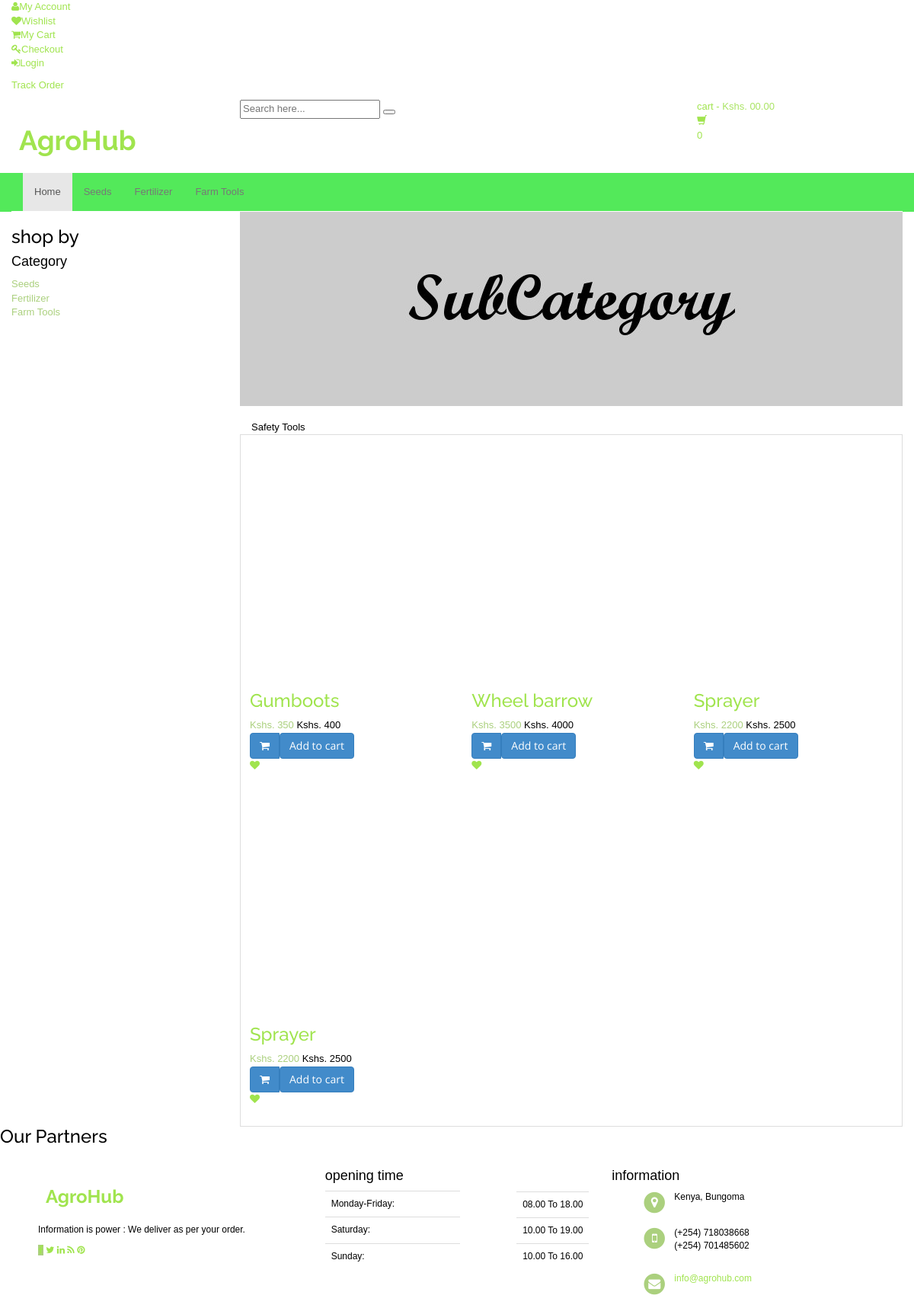
The app's page /admin/sub-category1.php?scid=19 with its own data.
### tables this page shows
CREATE TABLE `category` (
  `id` int(11) NOT NULL,
  `categoryName` varchar(255) DEFAULT NULL,
  `categoryDescription` longtext DEFAULT NULL,
  `creationDate` timestamp NOT NULL DEFAULT current_timestamp(),
  `updationDate` varchar(255) DEFAULT NULL
);

CREATE TABLE `subcategory` (
  `id` int(11) NOT NULL,
  `categoryid` int(11) DEFAULT NULL,
  `subcategory` varchar(255) DEFAULT NULL,
  `creationDate` timestamp NULL DEFAULT current_timestamp(),
  `updationDate` varchar(255) DEFAULT NULL
);

CREATE TABLE `products` (
  `id` int(11) NOT NULL,
  `category` int(11) NOT NULL,
  `subCategory` int(11) DEFAULT NULL,
  `productName` varchar(255) DEFAULT NULL,
  `productCompany` varchar(255) DEFAULT NULL,
  `productPrice` int(11) DEFAULT NULL,
  `productPriceBeforeDiscount` int(11) DEFAULT NULL,
  `productDescription` longtext DEFAULT NULL,
  `productImage1` varchar(255) DEFAULT NULL,
  `productImage2` varchar(255) DEFAULT NULL,
  `productImage3` varchar(255) DEFAULT NULL,
  `shippingCharge` int(11) DEFAULT NULL,
  `productAvailability` varchar(255) DEFAULT NULL,
  `postingDate` timestamp NULL DEFAULT current_timestamp(),
  `updationDate` varchar(255) DEFAULT NULL
);

### admin/sub-category1.php (the view, shortened to what this page needs)
<?php
include('includes/config.php');
$cid=intval($_GET['scid']);
?>
<!DOCTYPE html>
<html lang="en">
	<head>
	    <link rel="stylesheet" href="assets/css/bootstrap.min.css">
	    <link rel="stylesheet" href="assets/css/main.css">
	    <link rel="stylesheet" href="assets/css/green.css">
	    <link rel="stylesheet" href="assets/css/owl.carousel.css">
		<link rel="stylesheet" href="assets/css/owl.transitions.css">
		<link href="assets/css/lightbox.css" rel="stylesheet">
		<link rel="stylesheet" href="assets/css/animate.min.css">
		<link rel="stylesheet" href="assets/css/rateit.css">
		<link rel="stylesheet" href="assets/css/bootstrap-select.min.css">
		<link rel="stylesheet" href="assets/css/config.css">
		<link href="assets/css/green.css" rel="alternate stylesheet" title="Green color">
		<link href="assets/css/blue.css" rel="alternate stylesheet" title="Blue color">
		<link href="assets/css/red.css" rel="alternate stylesheet" title="Red color">
		<link href="assets/css/orange.css" rel="alternate stylesheet" title="Orange color">
		<link href="assets/css/dark-green.css" rel="alternate stylesheet" title="Darkgreen color">
		<link rel="stylesheet" href="assets/css/font-awesome.min.css">
	</head>
    <body class="cnt-home">
<header class="header-style-1">
<?php include('includes/top-header.php');?>
<?php include('includes/main-header.php');?>
<?php include('includes/menu-bar.php');?>
</header>
<div class="body-content outer-top-xs">
	<div class='container'>
		<div class='row outer-bottom-sm'>
			<div class='col-md-3 sidebar'>
	            <div class="sidebar-module-container">
	            	<h3 class="section-title">shop by</h3>
	            	<div class="sidebar-filter">
<div class="sidebar-widget wow fadeInUp outer-bottom-xs ">
	<div class="widget-header m-t-20">
		<h4 class="widget-title">Category</h4>
	</div>
	<div class="sidebar-widget-body m-t-10">
	         <?php $sql=mysql_query("select id,categoryName from category");
while($row=mysql_fetch_array($sql))
{
    ?>
		<div class="accordion">
	    	<div class="accordion-group">
	            <div class="accordion-heading">
	                <a href="category.php?cid=<?php echo htmlentities($row['id']);?>"  class="accordion-toggle collapsed">
	                   <?php echo htmlentities($row['categoryName']);?>
	                </a>
	            </div>
	        </div>
	    </div>
	    <?php } ?>
	</div>
</div>
	            	</div>
	            </div>
            </div>
			<div class='col-md-9'>
	<div id="category" class="category-carousel hidden-xs">
		<div class="item">
			<div class="image">
				<img src="assets/images/banners/cat-banner-2.jpg" alt="" class="img-responsive">
			</div>
			<div class="container-fluid">
				<div class="caption vertical-top text-left">
					<div class="big-text">
						<br />
					</div>
					       <?php $sql=mysql_query("select  subcategory  from  subcategory where id='$cid'");
while($row=mysql_fetch_array($sql))
{
    ?>
					<div class="excerpt hidden-sm hidden-md">
						<?php echo htmlentities($row['subcategory']);?>
					</div>
			<?php } ?>
				</div>
			</div>
		</div>
</div>
				<div class="search-result-container">
					<div id="myTabContent" class="tab-content">
						<div class="tab-pane active " id="grid-container">
							<div class="category-product  inner-top-vs">
							<div class="row">
			<?php
$ret=mysql_query("select * from products where subCategory='$cid'");
    $num=mysql_num_rows($ret);
if($num>0)
{
while ($row=mysql_fetch_array($ret))
{?>
		<div class="col-sm-4 col-md-4 wow fadeInUp">
			<div class="products">
	<div class="product">
		<div class="product-image">
			<div class="image">
				<a href="product-details.php?pid=<?php echo htmlentities($row['id']);?>"><img  src="assets/images/blank.gif" data-echo="admin/productimages/<?php echo htmlentities($row['productName']);?>/<?php echo htmlentities($row['productImage1']);?>" alt="" width="210" height="300"></a>
			</div>
		</div>
		<div class="product-info text-left">
			<h3 class="name"><a href="product-details.php?pid=<?php echo htmlentities($row['id']);?>"><?php echo htmlentities($row['productName']);?></a></h3>
			<div class="product-price">
				<span class="price">
					Kshs. <?php echo htmlentities($row['productPrice']);?>			</span>
										     <span class="price-before-discount">Kshs. <?php echo htmlentities($row['productPriceBeforeDiscount']);?></span>
			</div>
		</div>
					<div class="cart clearfix animate-effect">
				<div class="action">
					<ul class="list-unstyled">
						<li class="add-cart-button btn-group">
							<button class="btn btn-primary icon" data-toggle="dropdown" type="button">
								<i class="fa fa-shopping-cart"></i>
							</button>
							<a href="category.php?page=product&action=add&id=<?php echo $row['id']; ?>">
							<button class="btn btn-primary" type="button">Add to cart</button></a>
						</li>
		                <li class="lnk wishlist">
							<a class="add-to-cart" href="category.php?pid=<?php echo htmlentities($row['id'])?>&&action=wishlist" title="Wishlist">
								 <i class="icon fa fa-heart"></i>
							</a>
						</li>
					</ul>
				</div>
			</div>
			</div>
			</div>
		</div>
	  <?php
	} } else{
?>
	<div class="col-sm-4 col-md-4 wow fadeInUp">
	<h3>No Products Found</h3>
	</div>
	<?php } ?>
										</div>
							</div>
						</div>
				</div>
			</div>
		</div>
		<?php include('includes/brands-slider.php');?>
</div>
</div>
<?php include('includes/footer.php');?>
</body>
</html>

### includes/menu-bar.php (shortened to what this page needs)
<div class="header-nav animate-dropdown">
    <div class="container">
        <div class="yamm navbar navbar-default" role="navigation">
            <div class="nav-bg-class">
                <div class="navbar-collapse collapse" id="mc-horizontal-menu-collapse">
	<div class="nav-outer">
		<ul class="nav navbar-nav">
			<li class="active dropdown yamm-fw">
				<a href="index.php" data-hover="dropdown" class="dropdown-toggle">Home</a>
			</li>
              <?php $sql=mysqli_query($con,"select id,categoryName  from category limit 6");
while($row=mysqli_fetch_array($sql))
{
    ?>
			<li class="dropdown yamm">
				<a href="category.php?cid=<?php echo $row['id'];?>"> <?php echo $row['categoryName'];?></a>
			</li>
			<?php } ?>
		</ul>
		<div class="clearfix"></div>
	</div>
</div>
            </div>
        </div>
    </div>
</div>

### assets/css/green.css (style rules this page uses)
a { color: #a0e44e; }
.header-style-1 .header-nav { background: #53e95a; }
.cnt-home .header-style-1 .header-nav .navbar .navbar-nav > li.active { background: #8dce3d; }
.product .product-info .product-price .price { color: #abd07e; }
.sidebar .sidebar-module-container .sidebar-widget .sidebar-widget-body .accordion .accordion-group .accordion-heading .accordion-toggle, .sidebar .sidebar-module-container .sidebar-widget .sidebar-widget-body .accordion .accordion-group .accordion-heading .accordion-toggle:hover, .sidebar .sidebar-module-container .sidebar-widget .sidebar-widget-body .accordion .accordion-group .accordion-heading .accordion-toggle:focus, .sidebar .sidebar-module-container .sidebar-widget .sidebar-widget-body .accordion .accordion-group .accordion-heading .accordion-toggle:after { color: #abd07e; }

### assets/css/lightbox.css (style rules this page uses)
body:after { content: url(../images/close.png) url(../images/loading.gif) url(../images/prev.png) url(../images/next.png); display: none; }

### assets/css/blue.css (style rules this page uses)
a { color: #3498db; }
.header-style-1 .header-nav { background: #3498db; }
.cnt-home .header-style-1 .header-nav .navbar .navbar-nav > li.active { background: #1d6ca1; }
.product .product-info .product-price .price { color: #3498db; }
.sidebar .sidebar-module-container .sidebar-widget .sidebar-widget-body .accordion .accordion-group .accordion-heading .accordion-toggle, .sidebar .sidebar-module-container .sidebar-widget .sidebar-widget-body .accordion .accordion-group .accordion-heading .accordion-toggle:hover, .sidebar .sidebar-module-container .sidebar-widget .sidebar-widget-body .accordion .accordion-group .accordion-heading .accordion-toggle:focus, .sidebar .sidebar-module-container .sidebar-widget .sidebar-widget-body .accordion .accordion-group .accordion-heading .accordion-toggle:after { color: #3498db; }

### assets/css/red.css (style rules this page uses)
a { color: #ff6c6c; }
.header-style-1 .header-nav { background: #ff6c6c; }
.cnt-home .header-style-1 .header-nav .navbar .navbar-nav > li.active { background: #ff1a1a; }
.product .product-info .product-price .price { color: #ff6c6c; }
.sidebar .sidebar-module-container .sidebar-widget .sidebar-widget-body .accordion .accordion-group .accordion-heading .accordion-toggle, .sidebar .sidebar-module-container .sidebar-widget .sidebar-widget-body .accordion .accordion-group .accordion-heading .accordion-toggle:hover, .sidebar .sidebar-module-container .sidebar-widget .sidebar-widget-body .accordion .accordion-group .accordion-heading .accordion-toggle:focus, .sidebar .sidebar-module-container .sidebar-widget .sidebar-widget-body .accordion .accordion-group .accordion-heading .accordion-toggle:after { color: #ff6c6c; }

### assets/css/orange.css (style rules this page uses)
a { color: #f39c12; }
.header-style-1 .header-nav { background: #f39c12; }
.cnt-home .header-style-1 .header-nav .navbar .navbar-nav > li.active { background: #ab6c09; }
.product .product-info .product-price .price { color: #f39c12; }
.sidebar .sidebar-module-container .sidebar-widget .sidebar-widget-body .accordion .accordion-group .accordion-heading .accordion-toggle, .sidebar .sidebar-module-container .sidebar-widget .sidebar-widget-body .accordion .accordion-group .accordion-heading .accordion-toggle:hover, .sidebar .sidebar-module-container .sidebar-widget .sidebar-widget-body .accordion .accordion-group .accordion-heading .accordion-toggle:focus, .sidebar .sidebar-module-container .sidebar-widget .sidebar-widget-body .accordion .accordion-group .accordion-heading .accordion-toggle:after { color: #f39c12; }

### assets/css/dark-green.css (style rules this page uses)
a { color: #12cca7; }
.header-style-1 .header-nav { background: #12cca7; }
.cnt-home .header-style-1 .header-nav .navbar .navbar-nav > li.active { background: #0b816a; }
.product .product-info .product-price .price { color: #12cca7; }
.sidebar .sidebar-module-container .sidebar-widget .sidebar-widget-body .accordion .accordion-group .accordion-heading .accordion-toggle, .sidebar .sidebar-module-container .sidebar-widget .sidebar-widget-body .accordion .accordion-group .accordion-heading .accordion-toggle:hover, .sidebar .sidebar-module-container .sidebar-widget .sidebar-widget-body .accordion .accordion-group .accordion-heading .accordion-toggle:focus, .sidebar .sidebar-module-container .sidebar-widget .sidebar-widget-body .accordion .accordion-group .accordion-heading .accordion-toggle:after { color: #12cca7; }

### records on screen
category: categoryName "Seeds"
category: categoryName "Fertilizer"
category: categoryName "Farm Tools"
subcategory: subcategory "Safety Tools"
products: productName "Gumboots", productPrice "350", productPriceBeforeDiscount "400"
products: productName "Wheel barrow", productPrice "3500", productPriceBeforeDiscount "4000"
products: productName "Sprayer", productPrice "2200", productPriceBeforeDiscount "2500"
products: productName "Sprayer", productPrice "2200", productPriceBeforeDiscount "2500"
